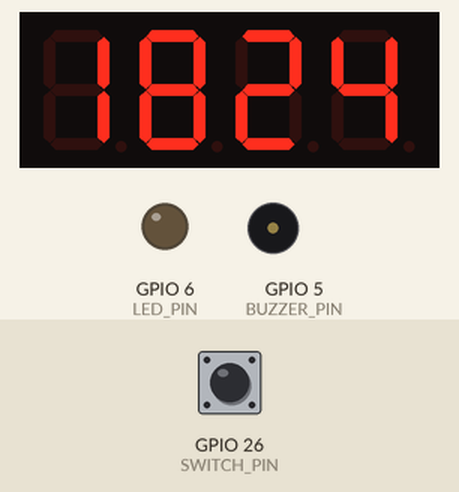
The program below on a simulated Raspberry Pi (BCM pin numbers). Shown: 4-digit seven-segment display, output pins drawn as LEDs (lit = HIGH), buzzer (waves = sounding). Inputs (shaded band) come from the test bench; at power-on: GPIO 26 (SWITCH_PIN) LOW. The clock reads 2024-03-15 10:24:30 at power-on unless the program sets it; the segment pins are drawn as the display they are named for; pins used as bus, display or sensor lines are not drawn; what the program prints to the terminal is not drawn.

Above: at 15.8 s.
15.9 s: GPIO 26 (SWITCH_PIN) pulled HIGH for 0.15 s
At 15.97 s:
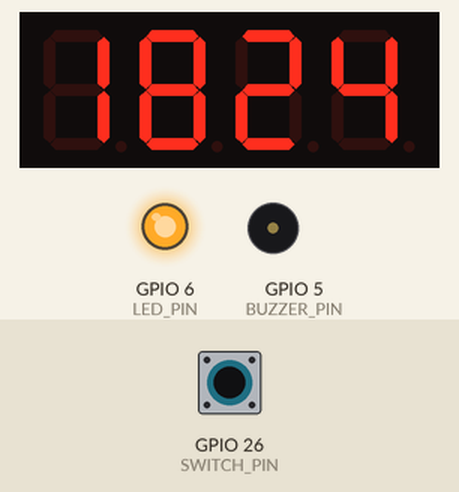
17.5 s: GPIO 26 (SWITCH_PIN) pulled HIGH for 3.2 s
At 21.0 s:
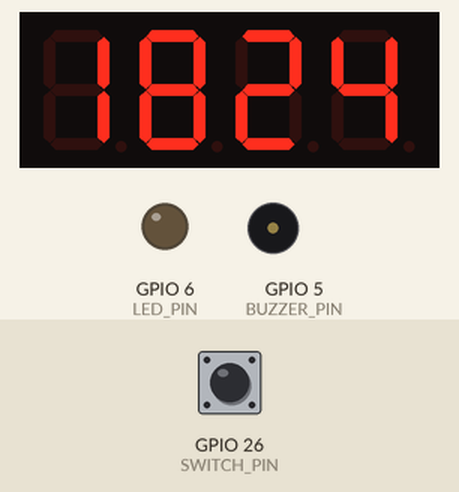
Timing chart, 0 to 22.5 s (numbered marks = the images above; inputs shaded):
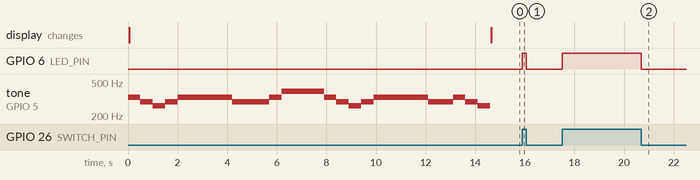

Measured:
- after the input at 15.9 s, GPIO 6 (LED_PIN): LOW → HIGH at once, → LOW 0.15 s later
- after the input at 17.5 s, GPIO 6 (LED_PIN): LOW → HIGH at once, → LOW 3.2 s later
- by itself, tone on GPIO 5 (BUZZER_PIN): plays 330 Hz for 0.50 s, 294 Hz for 0.50 s, 262 Hz for 0.50 s, 294 Hz for 0.50 s, 330 Hz for 2.2 s, 294 Hz for 1.5 s … (17 notes in this stretch)

The program:

switch_led3.py
```python
import RPi.GPIO as GPIO
import time
from datetime import datetime


SEGMENT_PINS =[25,21,22,17,4,12,18] # SEGMENT핀 번호
DIGIT_PINS =[24,16,20,23]
BUZZER_PIN = 5
LED_PIN = 6
SWITCH_PIN = 26

GPIO.setwarnings (False)
GPIO.setmode(GPIO.BCM)
GPIO.setup(BUZZER_PIN, GPIO.OUT)
GPIO.setup(LED_PIN, GPIO.OUT)
GPIO.setup(SWITCH_PIN , GPIO.IN, pull_up_down = GPIO.PUD_DOWN)

for segment in SEGMENT_PINS:
    GPIO.setup(segment, GPIO.OUT)
    GPIO.output(segment, GPIO.LOW)

for digit in DIGIT_PINS:
    GPIO.setup(digit, GPIO.OUT)
    GPIO.output(digit, GPIO.HIGH)


data = [[1,1,1,1,1,1,0], # 0
        [0,1,1,0,0,0,0], # 1
        [1,1,0,1,1,0,1], # 2
        [1,1,1,1,0,0,1], # 3
        [0,1,1,0,0,1,1], # 4
        [1,0,1,1,0,1,1], # 5
        [1,0,1,1,1,1,1], # 6
        [1,1,1,0,0,0,0], # 7
        [1,1,1,1,1,1,1], # 8
        [1,1,1,0,0,1,1]] # 9

n1 = 0 # 4-digits FND 처음값 0000
n2 = 0
n3 = 0
n4 = 0


def display(digit, number): # 자리수, 숫자
    # 해당하는 자릿수의 핀만 LOW로 설정
        for i in range(len(DIGIT_PINS)):
            if i + 1 == digit:
                GPIO.output(DIGIT_PINS[i],GPIO.LOW)
            else:
                GPIO.output(DIGIT_PINS[i],GPIO.HIGH)

        #숫자 출력
        for i in range(len(SEGMENT_PINS)): # 0~6
            GPIO.output(SEGMENT_PINS[i], data[number][i])
        time.sleep(0.001)

pwm = GPIO.PWM(BUZZER_PIN, 1)
pwm.start(10)

melody = [330, 294, 262, 294, 330, 330, 330] # 마스크 쓰기 알림 노래
melody2 = [294, 294, 294, 330, 392, 392]
melody3 = [294, 294, 330, 294, 262]

try:
    for i in melody:
        pwm.ChangeFrequency(i)
        time.sleep(0.5)
        print("melody1 Playing") #노래 재생중

    time.sleep(0.7)
    for i in melody2:
        pwm.ChangeFrequency(i)
        time.sleep(0.5)
        print("melody2 Playing") #노래 재생중

    time.sleep(0.7)
    for i in melody:
        pwm.ChangeFrequency(i)
        time.sleep(0.5)
        print("melody1-2 Playing") #노래 재생중

    time.sleep(0.7)
    for i in melody3:
        pwm.ChangeFrequency(i)
        time.sleep(0.5)
        print("melody4 Playing") #노래 재생중

    pwm.stop()

    while True :
        now = datetime.now()
        n1 = int(((now.hour+8)%24)/10) # 현재 시간
        n2 = ((now.hour+8)%24)%10
        n3 = int(now.minute/10) # 현재 분
        n4 = now.minute%10

        display(1, n1)
        display(2, n2)
        display(3, n3)
        display(4, n4)

        val = GPIO.input(SWITCH_PIN)
        print (val)
        GPIO.output(LED_PIN, val)


finally:
    GPIO.cleanup()
    print('cleanup and exit') #종료후 나가기 
```
